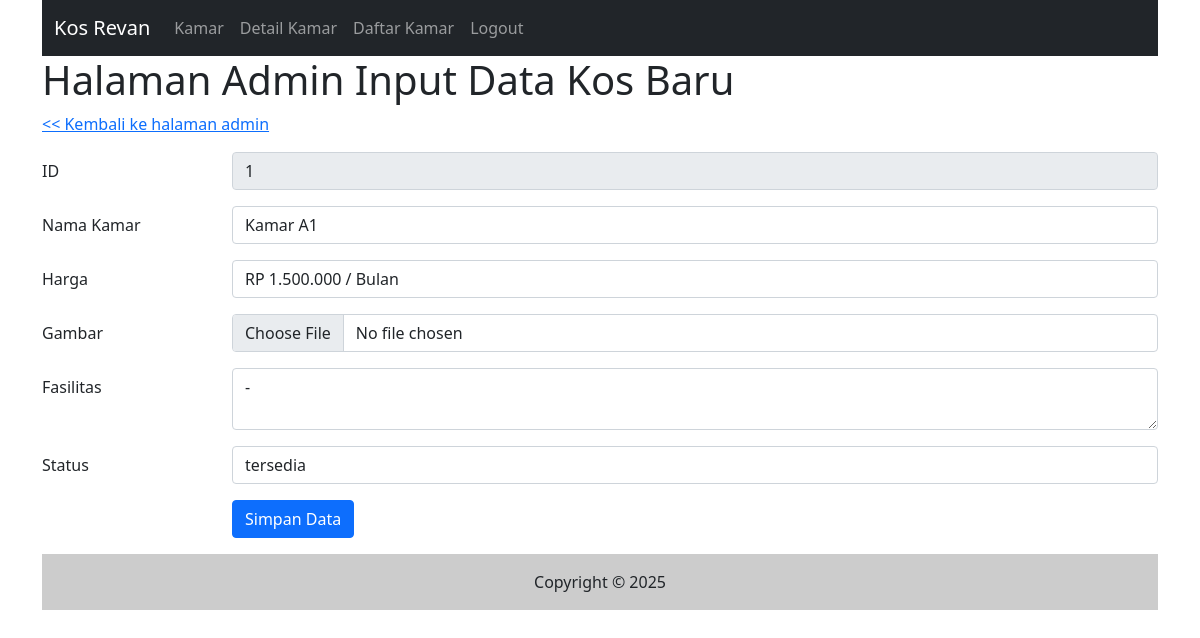
/admin/edit_kos.php?ID=1 (signed in), run on the app's committed database.
### tables this page shows
CREATE TABLE `kamar` (
  `ID` int(11) NOT NULL,
  `Nama_Kamar` varchar(50) NOT NULL,
  `Harga` varchar(25) NOT NULL,
  `Gambar_Kamar` varchar(250) NOT NULL,
  `Fasilitas` varchar(500) NOT NULL,
  `Status` varchar(25) NOT NULL
);

### admin/edit_kos.php (the view, shortened to what this page needs)
<?php include("inc_header.php");
$id = $_GET["ID"];
$sql1 = "SELECT * FROM kamar WHERE ID = '$id'";
$result = mysqli_query($koneksi, $sql1);
$r1 = mysqli_fetch_assoc($result);
$nama = $r1["Nama_Kamar"] ?? "";
$harga = $r1["Harga"] ?? "";
$fasilitas = $r1["Fasilitas"] ?? "";
$status = $r1["Status"] ?? "";
?>
<h1>Halaman Admin Input Data Kos Baru</h1>
<div class="mb-3 row">
    <a href="kos.php">
        << Kembali ke halaman admin</a>
</div>
<form action="" method="post" enctype="multipart/form-data">
    <div class="mb-3 row">
        <label for="ID" class="col-sm-2 col-form-label">ID</label>
        <div class="col-sm-10">
            <input type="text" class="form-control" id="ID" value="<?php echo $id ?>" name="ID" readonly>
        </div>
    </div>
    <div class="mb-3 row">
        <label for="Nama_Kamar" class="col-sm-2 col-form-label">Nama Kamar</label>
        <div class="col-sm-10">
            <input type="text" class="form-control" id="Nama_Kamar" value="<?php echo $nama ?>" name="Nama_Kamar">
        </div>
    </div>
    <div class="mb-3 row">
        <label for="Harga" class="col-sm-2 col-form-label">Harga</label>
        <div class="col-sm-10">
            <input type="text" class="form-control" id="Harga" value="<?php echo $harga ?>" name="Harga">
        </div>
    </div>
    <div class="mb-3 row">
        <label for="Gambar_Kamar" class="col-sm-2 col-form-label">Gambar</label>
        <div class="col-sm-10">
            <input type="file" name="Gambar_Kamar" class="form-control" value="<?php echo $gambar ?>"
                name="Gambar_Kamar">
        </div>
    </div>
    <div class="mb-3 row">
        <label for="Fasilitas" class="col-sm-2 col-form-label">Fasilitas</label>
        <div class="col-sm-10">
            <textarea name="Fasilitas" class="form-control"><?php echo $fasilitas ?></textarea>
        </div>
    </div>
    <div class="mb-3 row">
        <label for="Status" class="col-sm-2 col-form-label">Status</label>
        <div class="col-sm-10">
            <input type="text" class="form-control" id="Status" value="<?php echo $status ?>" name="Status">
        </div>
    </div>
    <div class="mb-3 row">
        <div class="col-sm-2"></div>
        <div class="col-sm-10">
            <input type="submit" name="simpan" value="Simpan Data" class="btn btn-primary">
        </div>
    </div>
</form>
<?php include("inc_footer.php"); ?>

### admin/inc_header.php (style rules this page uses)
body { background-color: grey; background-size: cover; font-family: 'Inter', sans-serif; }

### data on the page
kamar: Nama_Kamar "Kamar A1", Harga "RP 1.500.000 / Bulan", Fasilitas "-", Status "tersedia"
